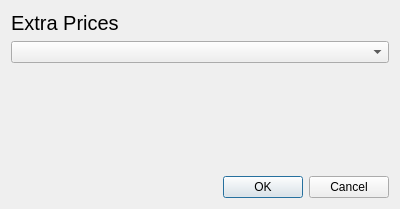
<?xml version="1.0" encoding="UTF-8"?>
<ui version="4.0">
 <class>ExtraPricingWindow</class>
 <widget class="QDialog" name="ExtraPricingWindow">
  <property name="geometry">
   <rect>
    <x>0</x>
    <y>0</y>
    <width>400</width>
    <height>209</height>
   </rect>
  </property>
  <property name="minimumSize">
   <size>
    <width>400</width>
    <height>209</height>
   </size>
  </property>
  <property name="maximumSize">
   <size>
    <width>400</width>
    <height>209</height>
   </size>
  </property>
  <property name="windowTitle">
   <string>Extra Prices</string>
  </property>
  <layout class="QVBoxLayout" name="verticalLayout_2">
   <item>
    <widget class="QLabel" name="PricingTitleLabel">
     <property name="sizePolicy">
      <sizepolicy hsizetype="Preferred" vsizetype="Fixed">
       <horstretch>0</horstretch>
       <verstretch>0</verstretch>
      </sizepolicy>
     </property>
     <property name="font">
      <font>
       <pointsize>15</pointsize>
      </font>
     </property>
     <property name="text">
      <string>Extra Prices</string>
     </property>
    </widget>
   </item>
   <item>
    <widget class="DynamicComboBox" name="extraPriceComboBox"/>
   </item>
   <item>
    <widget class="QWidget" name="extraPricingScroll" native="true">
     <property name="minimumSize">
      <size>
       <width>382</width>
       <height>106</height>
      </size>
     </property>
     <property name="maximumSize">
      <size>
       <width>382</width>
       <height>106</height>
      </size>
     </property>
    </widget>
   </item>
   <item>
    <widget class="QDialogButtonBox" name="acceptButtons">
     <property name="orientation">
      <enum>Qt::Horizontal</enum>
     </property>
     <property name="standardButtons">
      <set>QDialogButtonBox::Cancel|QDialogButtonBox::Ok</set>
     </property>
    </widget>
   </item>
  </layout>
 </widget>
 <customwidgets>
  <customwidget>
   <class>DynamicComboBox</class>
   <extends>QComboBox</extends>
   <header>widgets/DynamicComboBox.h</header>
  </customwidget>
 </customwidgets>
 <resources/>
 <connections>
  <connection>
   <sender>acceptButtons</sender>
   <signal>accepted()</signal>
   <receiver>ExtraPricingWindow</receiver>
   <slot>accept()</slot>
   <hints>
    <hint type="sourcelabel">
     <x>248</x>
     <y>254</y>
    </hint>
    <hint type="destinationlabel">
     <x>157</x>
     <y>274</y>
    </hint>
   </hints>
  </connection>
  <connection>
   <sender>acceptButtons</sender>
   <signal>rejected()</signal>
   <receiver>ExtraPricingWindow</receiver>
   <slot>reject()</slot>
   <hints>
    <hint type="sourcelabel">
     <x>316</x>
     <y>260</y>
    </hint>
    <hint type="destinationlabel">
     <x>286</x>
     <y>274</y>
    </hint>
   </hints>
  </connection>
 </connections>
</ui>
